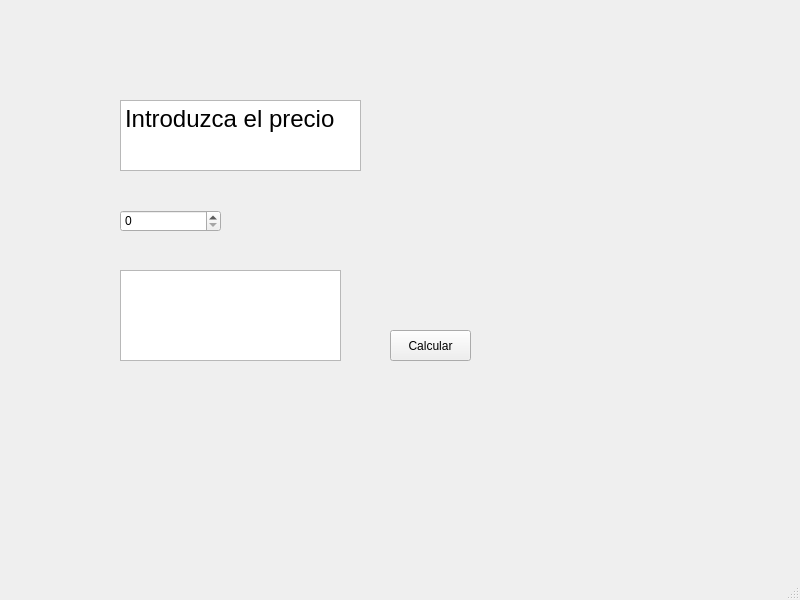
<?xml version="1.0" encoding="UTF-8"?>
<ui version="4.0">
 <class>MainWindow</class>
 <widget class="QMainWindow" name="MainWindow">
  <property name="geometry">
   <rect>
    <x>0</x>
    <y>0</y>
    <width>800</width>
    <height>600</height>
   </rect>
  </property>
  <property name="windowTitle">
   <string>MainWindow</string>
  </property>
  <widget class="QWidget" name="centralwidget">
   <widget class="QPushButton" name="calcular">
    <property name="geometry">
     <rect>
      <x>390</x>
      <y>330</y>
      <width>81</width>
      <height>31</height>
     </rect>
    </property>
    <property name="text">
     <string>Calcular</string>
    </property>
   </widget>
   <widget class="QTextEdit" name="precio">
    <property name="geometry">
     <rect>
      <x>120</x>
      <y>100</y>
      <width>241</width>
      <height>71</height>
     </rect>
    </property>
    <property name="html">
     <string>&lt;!DOCTYPE HTML PUBLIC &quot;-//W3C//DTD HTML 4.0//EN&quot; &quot;http://www.w3.org/TR/REC-html40/strict.dtd&quot;&gt;
&lt;html&gt;&lt;head&gt;&lt;meta name=&quot;qrichtext&quot; content=&quot;1&quot; /&gt;&lt;style type=&quot;text/css&quot;&gt;
p, li { white-space: pre-wrap; }
&lt;/style&gt;&lt;/head&gt;&lt;body style=&quot; font-family:'MS Shell Dlg 2'; font-size:8.25pt; font-weight:400; font-style:normal;&quot;&gt;
&lt;p style=&quot; margin-top:0px; margin-bottom:0px; margin-left:0px; margin-right:0px; -qt-block-indent:0; text-indent:0px;&quot;&gt;&lt;span style=&quot; font-size:18pt;&quot;&gt;Introduzca el precio&lt;/span&gt;&lt;/p&gt;&lt;/body&gt;&lt;/html&gt;</string>
    </property>
   </widget>
   <widget class="QTextBrowser" name="resultado">
    <property name="geometry">
     <rect>
      <x>120</x>
      <y>270</y>
      <width>221</width>
      <height>91</height>
     </rect>
    </property>
   </widget>
   <widget class="QSpinBox" name="descuento">
    <property name="geometry">
     <rect>
      <x>120</x>
      <y>210</y>
      <width>101</width>
      <height>22</height>
     </rect>
    </property>
   </widget>
  </widget>
  <widget class="QMenuBar" name="menubar">
   <property name="geometry">
    <rect>
     <x>0</x>
     <y>0</y>
     <width>800</width>
     <height>21</height>
    </rect>
   </property>
  </widget>
  <widget class="QStatusBar" name="statusbar"/>
 </widget>
 <resources/>
 <connections/>
</ui>
